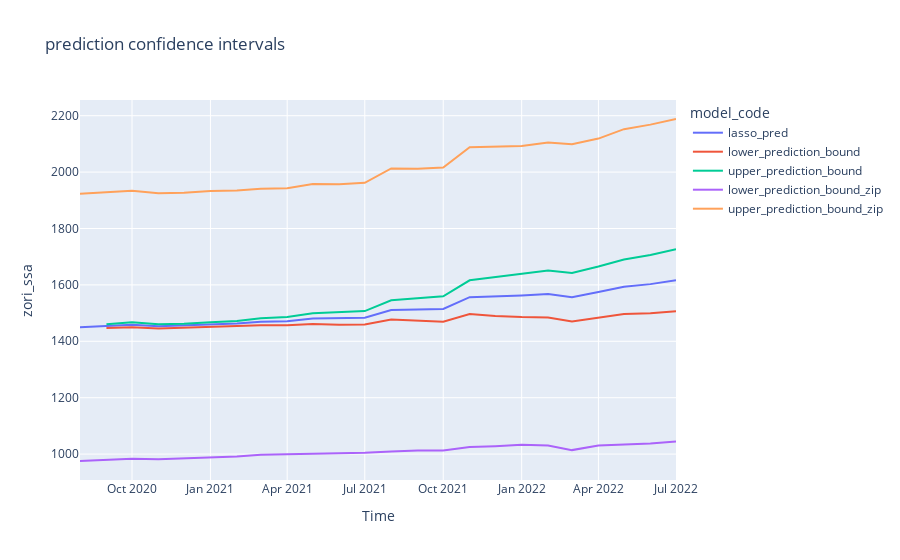

Write notebook code for a chart like this one.
### Code cell
df = avg_pred_and_fore[['zori_ssa','lower_prediction_bound','upper_prediction_bound','lower_prediction_bound_zip','upper_prediction_bound_zip']].reset_index()

df = pd.melt(df,
    id_vars=['Time'],
    value_vars=[
        'zori_ssa',
        'lower_prediction_bound',
        'upper_prediction_bound',
        'lower_prediction_bound_zip',
        'upper_prediction_bound_zip'
    ],
)

df.columns = ['Time','model_code','zori_ssa']
imp = {'zori_ssa':'lasso_pred',
       'lower_prediction_bound':'lower_prediction_bound',
       'upper_prediction_bound':'upper_prediction_bound',
       'lower_prediction_bound_zip':'lower_prediction_bound_zip',
       'upper_prediction_bound_zip':'upper_prediction_bound_zip'
       
      }
df.loc[:,'model_code'] = df['model_code'].apply(lambda x: imp[x])


import seaborn as sns
import plotly.express as px
px.line(data_frame = df, x = 'Time', y = 'zori_ssa', color = 'model_code',title = 'prediction confidence intervals')

### Figure 1 — Plotly figure (JSON) as saved in the notebook; plotly's stock layout.template omitted (floating-point values rounded to 4 significant figures)
{"data": [{"hovertemplate": "model_code=lasso_pred<br>Time=%{x}<br>zori_ssa=%{y}<extra></extra>", "legendgroup": "lasso_pred", "line": {"color": "#636efa", "dash": "solid"}, "mode": "lines", "name": "lasso_pred", "orientation": "v", "showlegend": true, "type": "scatter", "x": ["2020-08-01T00:00:00", "2020-09-01T00:00:00", "2020-10-01T00:00:00", "2020-11-01T00:00:00", "2020-12-01T00:00:00", "2021-01-01T00:00:00", "2021-02-01T00:00:00", "2021-03-01T00:00:00", "2021-04-01T00:00:00", "2021-05-01T00:00:00", "2021-06-01T00:00:00", "2021-07-01T00:00:00", "2021-08-01T00:00:00", "2021-09-01T00:00:00", "2021-10-01T00:00:00", "2021-11-01T00:00:00", "2021-12-01T00:00:00", "2022-01-01T00:00:00", "2022-02-01T00:00:00", "2022-03-01T00:00:00", "2022-04-01T00:00:00", "2022-05-01T00:00:00", "2022-06-01T00:00:00", "2022-07-01T00:00:00"], "xaxis": "x", "y": [1449.0, 1454.0, 1459.0, 1453.0, 1456.0, 1460.0, 1463.0, 1469.0, 1471.0, 1480.0, 1481.0, 1483.0, 1511.0, 1513.0, 1515.0, 1557.0, 1559.0, 1563.0, 1568.0, 1556.0, 1575.0, 1593.0, 1603.0, 1616.0], "yaxis": "y"}, {"hovertemplate": "model_code=lower_prediction_bound<br>Time=%{x}<br>zori_ssa=%{y}<extra></extra>", "legendgroup": "lower_prediction_bound", "line": {"color": "#EF553B", "dash": "solid"}, "mode": "lines", "name": "lower_prediction_bound", "orientation": "v", "showlegend": true, "type": "scatter", "x": ["2020-08-01T00:00:00", "2020-09-01T00:00:00", "2020-10-01T00:00:00", "2020-11-01T00:00:00", "2020-12-01T00:00:00", "2021-01-01T00:00:00", "2021-02-01T00:00:00", "2021-03-01T00:00:00", "2021-04-01T00:00:00", "2021-05-01T00:00:00", "2021-06-01T00:00:00", "2021-07-01T00:00:00", "2021-08-01T00:00:00", "2021-09-01T00:00:00", "2021-10-01T00:00:00", "2021-11-01T00:00:00", "2021-12-01T00:00:00", "2022-01-01T00:00:00", "2022-02-01T00:00:00", "2022-03-01T00:00:00", "2022-04-01T00:00:00", "2022-05-01T00:00:00", "2022-06-01T00:00:00", "2022-07-01T00:00:00"], "xaxis": "x", "y": [null, 1447.0, 1449.0, 1446.0, 1449.0, 1452.0, 1454.0, 1457.0, 1456.0, 1461.0, 1459.0, 1460.0, 1477.0, 1472.0, 1470.0, 1497.0, 1489.0, 1486.0, 1485.0, 1471.0, 1484.0, 1496.0, 1500.0, 1506.0], "yaxis": "y"}, {"hovertemplate": "model_code=upper_prediction_bound<br>Time=%{x}<br>zori_ssa=%{y}<extra></extra>", "legendgroup": "upper_prediction_bound", "line": {"color": "#00cc96", "dash": "solid"}, "mode": "lines", "name": "upper_prediction_bound", "orientation": "v", "showlegend": true, "type": "scatter", "x": ["2020-08-01T00:00:00", "2020-09-01T00:00:00", "2020-10-01T00:00:00", "2020-11-01T00:00:00", "2020-12-01T00:00:00", "2021-01-01T00:00:00", "2021-02-01T00:00:00", "2021-03-01T00:00:00", "2021-04-01T00:00:00", "2021-05-01T00:00:00", "2021-06-01T00:00:00", "2021-07-01T00:00:00", "2021-08-01T00:00:00", "2021-09-01T00:00:00", "2021-10-01T00:00:00", "2021-11-01T00:00:00", "2021-12-01T00:00:00", "2022-01-01T00:00:00", "2022-02-01T00:00:00", "2022-03-01T00:00:00", "2022-04-01T00:00:00", "2022-05-01T00:00:00", "2022-06-01T00:00:00", "2022-07-01T00:00:00"], "xaxis": "x", "y": [null, 1461.0, 1468.0, 1461.0, 1462.0, 1468.0, 1472.0, 1482.0, 1486.0, 1500.0, 1502.0, 1507.0, 1545.0, 1553.0, 1559.0, 1616.0, 1628.0, 1640.0, 1651.0, 1642.0, 1665.0, 1690.0, 1706.0, 1727.0], "yaxis": "y"}, {"hovertemplate": "model_code=lower_prediction_bound_zip<br>Time=%{x}<br>zori_ssa=%{y}<extra></extra>", "legendgroup": "lower_prediction_bound_zip", "line": {"color": "#ab63fa", "dash": "solid"}, "mode": "lines", "name": "lower_prediction_bound_zip", "orientation": "v", "showlegend": true, "type": "scatter", "x": ["2020-08-01T00:00:00", "2020-09-01T00:00:00", "2020-10-01T00:00:00", "2020-11-01T00:00:00", "2020-12-01T00:00:00", "2021-01-01T00:00:00", "2021-02-01T00:00:00", "2021-03-01T00:00:00", "2021-04-01T00:00:00", "2021-05-01T00:00:00", "2021-06-01T00:00:00", "2021-07-01T00:00:00", "2021-08-01T00:00:00", "2021-09-01T00:00:00", "2021-10-01T00:00:00", "2021-11-01T00:00:00", "2021-12-01T00:00:00", "2022-01-01T00:00:00", "2022-02-01T00:00:00", "2022-03-01T00:00:00", "2022-04-01T00:00:00", "2022-05-01T00:00:00", "2022-06-01T00:00:00", "2022-07-01T00:00:00"], "xaxis": "x", "y": [975.5, 979.7, 983.4, 981.6, 984.2, 986.7, 991.1, 997.8, 999.4, 1003.0, 1004.0, 1005.0, 1009.0, 1013.0, 1013.0, 1025.0, 1028.0, 1033.0, 1030.0, 1014.0, 1030.0, 1034.0, 1037.0, 1045.0], "yaxis": "y"}, {"hovertemplate": "model_code=upper_prediction_bound_zip<br>Time=%{x}<br>zori_ssa=%{y}<extra></extra>", "legendgroup": "upper_prediction_bound_zip", "line": {"color": "#FFA15A", "dash": "solid"}, "mode": "lines", "name": "upper_prediction_bound_zip", "orientation": "v", "showlegend": true, "type": "scatter", "x": ["2020-08-01T00:00:00", "2020-09-01T00:00:00", "2020-10-01T00:00:00", "2020-11-01T00:00:00", "2020-12-01T00:00:00", "2021-01-01T00:00:00", "2021-02-01T00:00:00", "2021-03-01T00:00:00", "2021-04-01T00:00:00", "2021-05-01T00:00:00", "2021-06-01T00:00:00", "2021-07-01T00:00:00", "2021-08-01T00:00:00", "2021-09-01T00:00:00", "2021-10-01T00:00:00", "2021-11-01T00:00:00", "2021-12-01T00:00:00", "2022-01-01T00:00:00", "2022-02-01T00:00:00", "2022-03-01T00:00:00", "2022-04-01T00:00:00", "2022-05-01T00:00:00", "2022-06-01T00:00:00", "2022-07-01T00:00:00"], "xaxis": "x", "y": [1923.0, 1928.0, 1934.0, 1925.0, 1927.0, 1933.0, 1934.0, 1941.0, 1943.0, 1957.0, 1957.0, 1962.0, 2013.0, 2012.0, 2016.0, 2088.0, 2089.0, 2093.0, 2105.0, 2099.0, 2119.0, 2152.0, 2168.0, 2188.0], "yaxis": "y"}], "layout": {"legend": {"title": {"text": "model_code"}, "tracegroupgap": 0}, "title": {"text": "prediction confidence intervals"}, "xaxis": {"anchor": "y", "domain": [0, 1], "title": {"text": "Time"}}, "yaxis": {"anchor": "x", "domain": [0, 1], "title": {"text": "zori_ssa"}}}}
